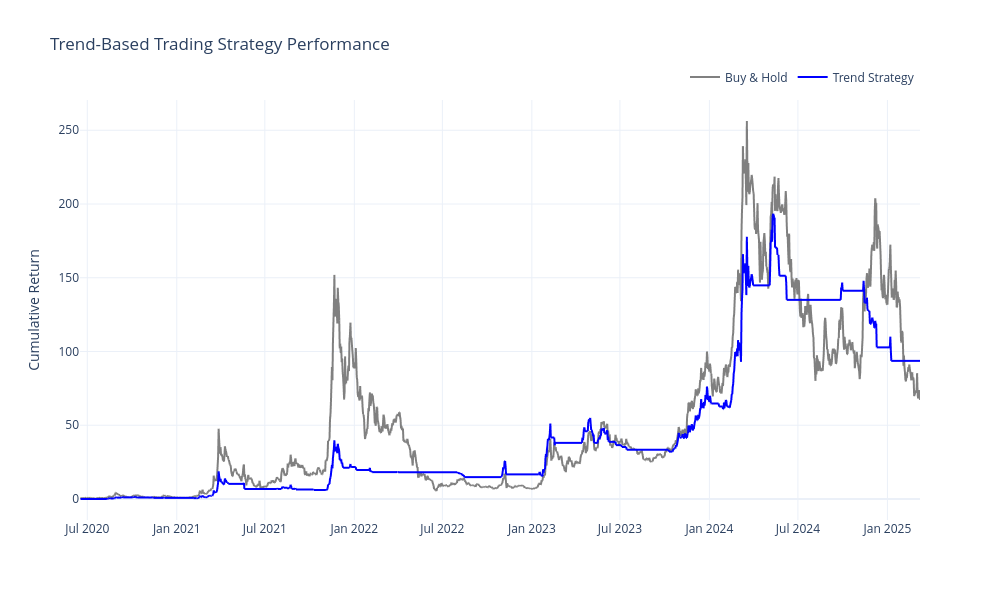

The cell this chart's notebook holds for it:
### Code cell
# Define a simple trading strategy based on trend classification
def trend_based_strategy(data):
    """
    Trading strategy that:
    - Goes long at market open if previous day's close was classified as 'weak bull' or 'strong bull'
    - Stays in cash otherwise
    
    Args:
        data: DataFrame with trend classifications and price data
    
    Returns:
        DataFrame with strategy signals and performance metrics
    """
    # Create a copy of the data to avoid modifying the original
    strategy_data = data.copy()
    
    # Create a signal column (1 for long, 0 for cash)
    strategy_data['signal'] = 0
    
    # Generate signals based on previous day's classification
    bullish_conditions = (strategy_data['Overall'].shift(1).isin(['Weak Bull', 'Strong Bull']))
    strategy_data.loc[bullish_conditions, 'signal'] = 1
    # Calculate returns
    strategy_data['daily_return'] = strategy_data['close'].pct_change()
    
    # Calculate strategy returns (signal from previous day * today's return)
    strategy_data['strategy_return'] = strategy_data['signal'] * strategy_data['daily_return']
    
    # Calculate cumulative returns
    strategy_data['cumulative_return'] = (1 + strategy_data['daily_return']).cumprod() - 1
    strategy_data['strategy_cumulative_return'] = (1 + strategy_data['strategy_return']).cumprod() - 1
    
    return strategy_data

# Apply the strategy to our classified data
strategy_results = trend_based_strategy(analyzer.classified_data)

# Visualize the strategy performance
fig = px.line(strategy_results, x='date', y=['cumulative_return', 'strategy_cumulative_return'],
              title='Trend-Based Trading Strategy Performance',
              labels={'value': 'Cumulative Return', 'variable': 'Strategy'},
              color_discrete_map={
                  'cumulative_return': 'gray',
                  'strategy_cumulative_return': 'blue'
              })

fig.update_layout(
    xaxis_title='',
    yaxis_title='Cumulative Return',
    template='plotly_white',
    height=600,
    width=1000,
    legend=dict(
        title=None,
        orientation='h',
        yanchor='bottom',
        y=1.02,
        xanchor='right',
        x=1
    )
)

# Update legend labels
fig.for_each_trace(lambda t: t.update(name='Buy & Hold' if t.name == 'cumulative_return' else 'Trend Strategy'))

fig.show()

# Calculate performance metrics
total_days = len(strategy_results)
invested_days = strategy_results['signal'].sum()
percent_invested = invested_days / total_days * 100

# Calculate annualized returns
days_in_market = (strategy_results['date'].iloc[-1] - strategy_results['date'].iloc[0]).days
annual_factor = 365 / days_in_market
buy_hold_return = strategy_results['cumulative_return'].iloc[-1]
strategy_return = strategy_results['strategy_cumulative_return'].iloc[-1]
annualized_buy_hold = (1 + buy_hold_return) ** annual_factor - 1
annualized_strategy = (1 + strategy_return) ** annual_factor - 1

# Print performance summary
print(f"Strategy Performance Summary:")
print(f"Period: {strategy_results['date'].iloc[0].date()} to {strategy_results['date'].iloc[-1].date()} ({days_in_market} days)")
print(f"Time invested in market: {percent_invested:.2f}%")
print(f"Buy & Hold return: {buy_hold_return:.2%} (Annualized: {annualized_buy_hold:.2%})")
print(f"Strategy return: {strategy_return:.2%} (Annualized: {annualized_strategy:.2%})")
print(f"Outperformance: {strategy_return - buy_hold_return:.2%}")

### Figure 1 — Plotly figure (JSON) as saved in the notebook; plotly's stock layout.template omitted (floating-point values rounded to 4 significant figures; data arrays with more than 128 entries replaced by an {"elided": "..."} marker saying what was removed)
{"data": [{"hovertemplate": "Strategy=cumulative_return<br>date=%{x}<br>Cumulative Return=%{y}<extra></extra>", "legendgroup": "cumulative_return", "line": {"color": "gray", "dash": "solid"}, "marker": {"symbol": "circle"}, "mode": "lines", "name": "Buy & Hold", "showlegend": true, "type": "scattergl", "x": {"elided": "1728 str values"}, "xaxis": "x", "y": {"elided": "1728 float values"}, "yaxis": "y"}, {"hovertemplate": "Strategy=strategy_cumulative_return<br>date=%{x}<br>Cumulative Return=%{y}<extra></extra>", "legendgroup": "strategy_cumulative_return", "line": {"color": "blue", "dash": "solid"}, "marker": {"symbol": "circle"}, "mode": "lines", "name": "Trend Strategy", "showlegend": true, "type": "scattergl", "x": {"elided": "1728 str values"}, "xaxis": "x", "y": {"elided": "1728 float values"}, "yaxis": "y"}], "layout": {"height": 600, "legend": {"orientation": "h", "title": {}, "tracegroupgap": 0, "x": 1, "xanchor": "right", "y": 1.02, "yanchor": "bottom"}, "title": {"text": "Trend-Based Trading Strategy Performance"}, "width": 1000, "xaxis": {"anchor": "y", "domain": [0, 1], "title": {"text": ""}}, "yaxis": {"anchor": "x", "domain": [0, 1], "title": {"text": "Cumulative Return"}}}}
